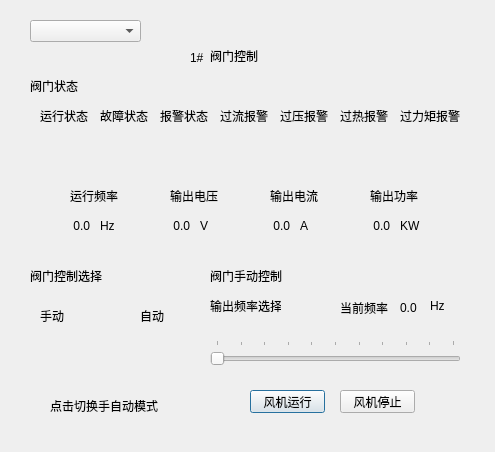
<?xml version="1.0" encoding="UTF-8"?>
<ui version="4.0">
 <class>FerFanValveControlDialog</class>
 <widget class="QDialog" name="FerFanValveControlDialog">
  <property name="geometry">
   <rect>
    <x>0</x>
    <y>0</y>
    <width>495</width>
    <height>452</height>
   </rect>
  </property>
  <property name="windowTitle">
   <string>Dialog</string>
  </property>
  <widget class="QLabel" name="ovStateLabel">
   <property name="geometry">
    <rect>
     <x>290</x>
     <y>130</y>
     <width>30</width>
     <height>30</height>
    </rect>
   </property>
   <property name="sizePolicy">
    <sizepolicy hsizetype="Expanding" vsizetype="Expanding">
     <horstretch>0</horstretch>
     <verstretch>0</verstretch>
    </sizepolicy>
   </property>
   <property name="autoFillBackground">
    <bool>true</bool>
   </property>
   <property name="text">
    <string/>
   </property>
  </widget>
  <widget class="QPushButton" name="fanOpenPushButton">
   <property name="geometry">
    <rect>
     <x>250</x>
     <y>390</y>
     <width>75</width>
     <height>23</height>
    </rect>
   </property>
   <property name="text">
    <string>风机运行</string>
   </property>
  </widget>
  <widget class="QComboBox" name="valveIndexComboBox">
   <property name="geometry">
    <rect>
     <x>30</x>
     <y>20</y>
     <width>111</width>
     <height>22</height>
    </rect>
   </property>
  </widget>
  <widget class="QLabel" name="runFreqLabel">
   <property name="geometry">
    <rect>
     <x>60</x>
     <y>220</y>
     <width>30</width>
     <height>12</height>
    </rect>
   </property>
   <property name="text">
    <string>0.0</string>
   </property>
   <property name="alignment">
    <set>Qt::AlignRight|Qt::AlignTrailing|Qt::AlignVCenter</set>
   </property>
  </widget>
  <widget class="QLabel" name="label_13">
   <property name="geometry">
    <rect>
     <x>370</x>
     <y>190</y>
     <width>54</width>
     <height>12</height>
    </rect>
   </property>
   <property name="text">
    <string>输出功率</string>
   </property>
  </widget>
  <widget class="QLabel" name="label_23">
   <property name="geometry">
    <rect>
     <x>210</x>
     <y>270</y>
     <width>80</width>
     <height>12</height>
    </rect>
   </property>
   <property name="text">
    <string>阀门手动控制</string>
   </property>
  </widget>
  <widget class="QLabel" name="label_14">
   <property name="geometry">
    <rect>
     <x>30</x>
     <y>270</y>
     <width>80</width>
     <height>12</height>
    </rect>
   </property>
   <property name="text">
    <string>阀门控制选择</string>
   </property>
  </widget>
  <widget class="QLabel" name="label_6">
   <property name="geometry">
    <rect>
     <x>280</x>
     <y>110</y>
     <width>54</width>
     <height>12</height>
    </rect>
   </property>
   <property name="text">
    <string>过压报警</string>
   </property>
  </widget>
  <widget class="QLabel" name="label_10">
   <property name="geometry">
    <rect>
     <x>70</x>
     <y>190</y>
     <width>54</width>
     <height>12</height>
    </rect>
   </property>
   <property name="text">
    <string>运行频率</string>
   </property>
  </widget>
  <widget class="QLabel" name="label_20">
   <property name="geometry">
    <rect>
     <x>300</x>
     <y>220</y>
     <width>20</width>
     <height>12</height>
    </rect>
   </property>
   <property name="text">
    <string>A</string>
   </property>
  </widget>
  <widget class="QLabel" name="label_17">
   <property name="geometry">
    <rect>
     <x>140</x>
     <y>310</y>
     <width>25</width>
     <height>12</height>
    </rect>
   </property>
   <property name="text">
    <string>自动</string>
   </property>
  </widget>
  <widget class="QLabel" name="outputFreqLabel">
   <property name="geometry">
    <rect>
     <x>400</x>
     <y>300</y>
     <width>21</width>
     <height>16</height>
    </rect>
   </property>
   <property name="text">
    <string>0.0</string>
   </property>
  </widget>
  <widget class="QLabel" name="label_11">
   <property name="geometry">
    <rect>
     <x>170</x>
     <y>190</y>
     <width>54</width>
     <height>12</height>
    </rect>
   </property>
   <property name="text">
    <string>输出电压</string>
   </property>
  </widget>
  <widget class="QLabel" name="label">
   <property name="geometry">
    <rect>
     <x>210</x>
     <y>50</y>
     <width>54</width>
     <height>12</height>
    </rect>
   </property>
   <property name="text">
    <string>阀门控制</string>
   </property>
  </widget>
  <widget class="QLabel" name="faultStateLabel">
   <property name="geometry">
    <rect>
     <x>110</x>
     <y>130</y>
     <width>30</width>
     <height>30</height>
    </rect>
   </property>
   <property name="sizePolicy">
    <sizepolicy hsizetype="Expanding" vsizetype="Expanding">
     <horstretch>0</horstretch>
     <verstretch>0</verstretch>
    </sizepolicy>
   </property>
   <property name="autoFillBackground">
    <bool>true</bool>
   </property>
   <property name="text">
    <string/>
   </property>
  </widget>
  <widget class="QPushButton" name="switchFanModePushButton">
   <property name="geometry">
    <rect>
     <x>70</x>
     <y>320</y>
     <width>64</width>
     <height>64</height>
    </rect>
   </property>
   <property name="autoFillBackground">
    <bool>true</bool>
   </property>
   <property name="text">
    <string/>
   </property>
   <property name="iconSize">
    <size>
     <width>64</width>
     <height>64</height>
    </size>
   </property>
   <property name="flat">
    <bool>true</bool>
   </property>
  </widget>
  <widget class="QLabel" name="label_26">
   <property name="geometry">
    <rect>
     <x>430</x>
     <y>300</y>
     <width>20</width>
     <height>12</height>
    </rect>
   </property>
   <property name="text">
    <string>Hz</string>
   </property>
  </widget>
  <widget class="QLabel" name="opLabel">
   <property name="geometry">
    <rect>
     <x>360</x>
     <y>220</y>
     <width>30</width>
     <height>12</height>
    </rect>
   </property>
   <property name="text">
    <string>0.0</string>
   </property>
   <property name="alignment">
    <set>Qt::AlignRight|Qt::AlignTrailing|Qt::AlignVCenter</set>
   </property>
  </widget>
  <widget class="QLabel" name="otStateLabel">
   <property name="geometry">
    <rect>
     <x>410</x>
     <y>130</y>
     <width>30</width>
     <height>30</height>
    </rect>
   </property>
   <property name="sizePolicy">
    <sizepolicy hsizetype="Expanding" vsizetype="Expanding">
     <horstretch>0</horstretch>
     <verstretch>0</verstretch>
    </sizepolicy>
   </property>
   <property name="autoFillBackground">
    <bool>true</bool>
   </property>
   <property name="text">
    <string/>
   </property>
  </widget>
  <widget class="QLabel" name="label_21">
   <property name="geometry">
    <rect>
     <x>400</x>
     <y>220</y>
     <width>20</width>
     <height>12</height>
    </rect>
   </property>
   <property name="text">
    <string>KW</string>
   </property>
  </widget>
  <widget class="QLabel" name="alertStateLabel">
   <property name="geometry">
    <rect>
     <x>170</x>
     <y>130</y>
     <width>30</width>
     <height>30</height>
    </rect>
   </property>
   <property name="sizePolicy">
    <sizepolicy hsizetype="Expanding" vsizetype="Expanding">
     <horstretch>0</horstretch>
     <verstretch>0</verstretch>
    </sizepolicy>
   </property>
   <property name="autoFillBackground">
    <bool>true</bool>
   </property>
   <property name="text">
    <string/>
   </property>
  </widget>
  <widget class="QLabel" name="label_3">
   <property name="geometry">
    <rect>
     <x>100</x>
     <y>110</y>
     <width>54</width>
     <height>12</height>
    </rect>
   </property>
   <property name="text">
    <string>故障状态</string>
   </property>
  </widget>
  <widget class="QPushButton" name="fanStopPushButton">
   <property name="geometry">
    <rect>
     <x>340</x>
     <y>390</y>
     <width>75</width>
     <height>23</height>
    </rect>
   </property>
   <property name="text">
    <string>风机停止</string>
   </property>
  </widget>
  <widget class="QLabel" name="runStateLabel">
   <property name="geometry">
    <rect>
     <x>50</x>
     <y>130</y>
     <width>30</width>
     <height>30</height>
    </rect>
   </property>
   <property name="sizePolicy">
    <sizepolicy hsizetype="Expanding" vsizetype="Expanding">
     <horstretch>0</horstretch>
     <verstretch>0</verstretch>
    </sizepolicy>
   </property>
   <property name="autoFillBackground">
    <bool>true</bool>
   </property>
   <property name="text">
    <string/>
   </property>
  </widget>
  <widget class="QLabel" name="label_25">
   <property name="geometry">
    <rect>
     <x>340</x>
     <y>300</y>
     <width>51</width>
     <height>16</height>
    </rect>
   </property>
   <property name="text">
    <string>当前频率</string>
   </property>
  </widget>
  <widget class="QLabel" name="ofStateLabel">
   <property name="geometry">
    <rect>
     <x>230</x>
     <y>130</y>
     <width>30</width>
     <height>30</height>
    </rect>
   </property>
   <property name="sizePolicy">
    <sizepolicy hsizetype="Expanding" vsizetype="Expanding">
     <horstretch>0</horstretch>
     <verstretch>0</verstretch>
    </sizepolicy>
   </property>
   <property name="autoFillBackground">
    <bool>true</bool>
   </property>
   <property name="text">
    <string/>
   </property>
  </widget>
  <widget class="MyCustomSlider" name="outputFreqSlider">
   <property name="geometry">
    <rect>
     <x>210</x>
     <y>340</y>
     <width>251</width>
     <height>30</height>
    </rect>
   </property>
   <property name="cursor">
    <cursorShape>ArrowCursor</cursorShape>
   </property>
   <property name="mouseTracking">
    <bool>true</bool>
   </property>
   <property name="autoFillBackground">
    <bool>true</bool>
   </property>
   <property name="maximum">
    <number>100</number>
   </property>
   <property name="orientation">
    <enum>Qt::Horizontal</enum>
   </property>
   <property name="invertedAppearance">
    <bool>false</bool>
   </property>
   <property name="tickPosition">
    <enum>QSlider::TicksAbove</enum>
   </property>
   <property name="tickInterval">
    <number>0</number>
   </property>
  </widget>
  <widget class="QLabel" name="label_2">
   <property name="geometry">
    <rect>
     <x>40</x>
     <y>110</y>
     <width>54</width>
     <height>12</height>
    </rect>
   </property>
   <property name="text">
    <string>运行状态</string>
   </property>
  </widget>
  <widget class="QLabel" name="label_19">
   <property name="geometry">
    <rect>
     <x>200</x>
     <y>220</y>
     <width>20</width>
     <height>12</height>
    </rect>
   </property>
   <property name="text">
    <string>V</string>
   </property>
  </widget>
  <widget class="QLabel" name="label_18">
   <property name="geometry">
    <rect>
     <x>100</x>
     <y>220</y>
     <width>20</width>
     <height>12</height>
    </rect>
   </property>
   <property name="text">
    <string>Hz</string>
   </property>
  </widget>
  <widget class="QLabel" name="label_7">
   <property name="geometry">
    <rect>
     <x>340</x>
     <y>110</y>
     <width>54</width>
     <height>12</height>
    </rect>
   </property>
   <property name="text">
    <string>过热报警</string>
   </property>
  </widget>
  <widget class="QLabel" name="fanIndexLabel">
   <property name="geometry">
    <rect>
     <x>190</x>
     <y>50</y>
     <width>16</width>
     <height>16</height>
    </rect>
   </property>
   <property name="text">
    <string>1#</string>
   </property>
  </widget>
  <widget class="QLabel" name="label_9">
   <property name="geometry">
    <rect>
     <x>30</x>
     <y>80</y>
     <width>54</width>
     <height>12</height>
    </rect>
   </property>
   <property name="text">
    <string>阀门状态</string>
   </property>
  </widget>
  <widget class="QLabel" name="label_12">
   <property name="geometry">
    <rect>
     <x>270</x>
     <y>190</y>
     <width>54</width>
     <height>12</height>
    </rect>
   </property>
   <property name="text">
    <string>输出电流</string>
   </property>
  </widget>
  <widget class="QLabel" name="label_16">
   <property name="geometry">
    <rect>
     <x>40</x>
     <y>310</y>
     <width>25</width>
     <height>12</height>
    </rect>
   </property>
   <property name="text">
    <string>手动</string>
   </property>
  </widget>
  <widget class="QLabel" name="label_8">
   <property name="geometry">
    <rect>
     <x>400</x>
     <y>110</y>
     <width>65</width>
     <height>12</height>
    </rect>
   </property>
   <property name="text">
    <string>过力矩报警</string>
   </property>
  </widget>
  <widget class="QLabel" name="ohStateLabel">
   <property name="geometry">
    <rect>
     <x>350</x>
     <y>130</y>
     <width>30</width>
     <height>30</height>
    </rect>
   </property>
   <property name="sizePolicy">
    <sizepolicy hsizetype="Expanding" vsizetype="Expanding">
     <horstretch>0</horstretch>
     <verstretch>0</verstretch>
    </sizepolicy>
   </property>
   <property name="autoFillBackground">
    <bool>true</bool>
   </property>
   <property name="text">
    <string/>
   </property>
  </widget>
  <widget class="QLabel" name="label_24">
   <property name="enabled">
    <bool>true</bool>
   </property>
   <property name="geometry">
    <rect>
     <x>210</x>
     <y>296</y>
     <width>71</width>
     <height>20</height>
    </rect>
   </property>
   <property name="text">
    <string>输出频率选择</string>
   </property>
  </widget>
  <widget class="QLabel" name="ocLabel">
   <property name="geometry">
    <rect>
     <x>260</x>
     <y>220</y>
     <width>30</width>
     <height>12</height>
    </rect>
   </property>
   <property name="text">
    <string>0.0</string>
   </property>
   <property name="alignment">
    <set>Qt::AlignRight|Qt::AlignTrailing|Qt::AlignVCenter</set>
   </property>
  </widget>
  <widget class="QLabel" name="label_5">
   <property name="geometry">
    <rect>
     <x>220</x>
     <y>110</y>
     <width>54</width>
     <height>12</height>
    </rect>
   </property>
   <property name="text">
    <string>过流报警</string>
   </property>
  </widget>
  <widget class="QLabel" name="label_4">
   <property name="geometry">
    <rect>
     <x>160</x>
     <y>110</y>
     <width>54</width>
     <height>12</height>
    </rect>
   </property>
   <property name="text">
    <string>报警状态</string>
   </property>
  </widget>
  <widget class="QLabel" name="label_22">
   <property name="geometry">
    <rect>
     <x>50</x>
     <y>400</y>
     <width>110</width>
     <height>12</height>
    </rect>
   </property>
   <property name="text">
    <string>点击切换手自动模式</string>
   </property>
  </widget>
  <widget class="QLabel" name="ovLabel">
   <property name="geometry">
    <rect>
     <x>160</x>
     <y>220</y>
     <width>30</width>
     <height>12</height>
    </rect>
   </property>
   <property name="text">
    <string>0.0</string>
   </property>
   <property name="alignment">
    <set>Qt::AlignRight|Qt::AlignTrailing|Qt::AlignVCenter</set>
   </property>
  </widget>
 </widget>
 <customwidgets>
  <customwidget>
   <class>MyCustomSlider</class>
   <extends>QSlider</extends>
   <header location="global">mycustomslider.h</header>
  </customwidget>
 </customwidgets>
 <resources/>
 <connections/>
</ui>
